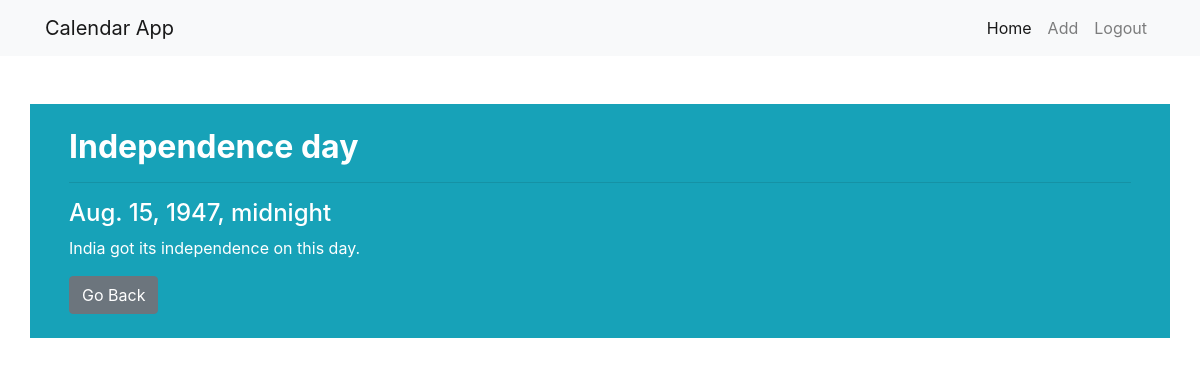
Screenshot of /entry/1 (signed in) with the database file from the repository.
### myapp/models.py (models this page shows, shortened)
class Entry(models.Model):
    name = models.CharField(max_length = 100)
    author = models.ForeignKey(User,on_delete=models.CASCADE)
    date = models.DateTimeField()
    description = models.TextField()
    created = models.DateTimeField(auto_now_add=True)

### myapp/views.py (the view)
# urls.py: path('entry/<int:pk>',views.details,name="details"),
@login_required
def details(request,pk):
    entry = Entry.objects.get(id=pk)
    return render(request,'myapp/details.html',{'entry':entry})

### myapp/templates/myapp/details.html
{% extends 'myapp/base.html' %}
{% block content %}
<div class="">
    <div class="container">
        <div class="row my-5 py-4 text-white px-4 bg-info h-100">
            <div class="col-md-12 my-auto">
                <h2><b>{{entry.name}}</b></h2>
                <hr>
                <h4 class="text-white">{{entry.date}}</h4>
                <p>{{entry.description}}</p>
                <button onclick="window.location='{% url 'dashboard' %}'" class="btn btn-secondary">Go Back</button>
            </div>
        </div>
    </div>
</div>
{% endblock %}

### rows the page displays
Entry: name "Independence day", date "Aug. 15, 1947, midnight", description "India got its independence on this day."
